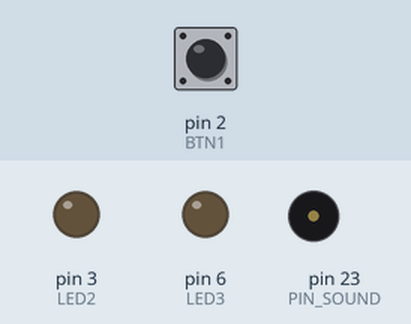
Simulated run of this sketch. Board: Arduino Mega 2560, built with avr-gcc and run on an emulated ATmega2560. Shown: output pins drawn as LEDs (lit = HIGH), buzzer (waves = sounding). Inputs (shaded band) come from the test bench; at power-on: pin 2 (BTN1) HIGH. Pins used as bus, display or sensor lines are not drawn.

Above: at 1.6 s.
1.7 s: pin 2 (BTN1) pulled LOW for 1 s
At 1.95 s:
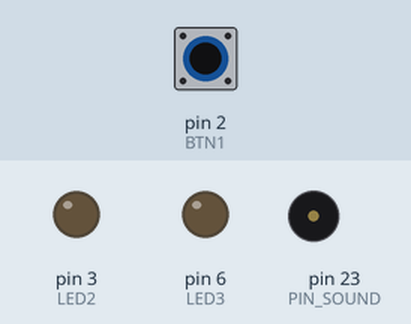
4.2 s: pin 2 (BTN1) pulled LOW for 3.2 s
At 4.4 s:
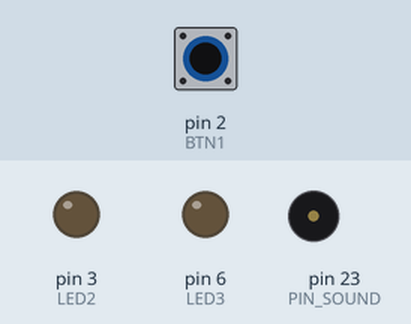
Timing chart, 0 to 8.9 s (numbered marks = the images above; inputs shaded):
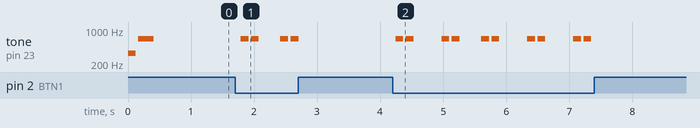

Measured:
- after the input at 1.7 s, tone on pin 23 (PIN_SOUND): plays 659 Hz for 0.13 s, 659 Hz for 0.13 s, 659 Hz for 0.13 s, 659 Hz for 0.13 s, starting after 0.09 s
- after the input at 4.2 s, tone on pin 23 (PIN_SOUND): plays 659 Hz for 0.13 s, 659 Hz for 0.13 s, 659 Hz for 0.13 s, 659 Hz for 0.13 s, 659 Hz for 0.13 s, 659 Hz for 0.13 s … (10 notes in this stretch), starting after 0.05 s

The sketch:

BlinkOnTouchInterrupts.ino
```cpp
#include "TimerOne.h"
#include "pitches.h"

const int LED1 = 0;
const int BTN1 = 2;

const int LED2 = 3;
const int BTN2 = 4;

const int LED3 = 6;
const int BTN3 = 7;

const int PIN_SOUND = 23;

// Debounce memory
volatile unsigned long last_millis_btn1 = 0;
volatile unsigned long last_millis_btn2 = 0;
volatile unsigned long last_millis_btn3 = 0;

// Debouncing time in milliseconds
const long DEBOUNCING_TIME = 700;

// Blink variables
const int BLINK_TIMES = 3;      // how often it should blink after a button
volatile int blink_pin = LED1;  // will be overwritten depending on the button
volatile int blink_cnt = 0;     // number of state changes since button

// Melodies
int melodyStart[] = { NOTE_E4, NOTE_E5 };
int noteDurationsStart[] = { 8, 4 };

int melodyButton[] = { NOTE_E5, NOTE_E5 };
int noteDurationsButton[] = { 8, 8 };

// Signal from interrupt to main loop for playing sounds
volatile int soundState = 0;

// the setup function runs once when you press reset or power the board
void setup() {
    Serial.begin(9600);

    // LED Output
    pinMode(LED1, OUTPUT);
    pinMode(LED2, OUTPUT);
    pinMode(LED3, OUTPUT);

    // BTN Input
    pinMode(BTN1, INPUT_PULLUP);
    pinMode(BTN2, INPUT_PULLUP);
    pinMode(BTN3, INPUT_PULLUP);

    // Timer for LED blinking
    Timer1.initialize(1000000);

    // Button interrupts
    attachInterrupt(digitalPinToInterrupt(BTN1), btn1, LOW);
    attachInterrupt(digitalPinToInterrupt(BTN2), btn2, LOW);
    attachInterrupt(digitalPinToInterrupt(BTN3), btn3, LOW);

    // Startup sound
    playSoundStart();
}

void btn1() {
    if (millis() - last_millis_btn1 >= DEBOUNCING_TIME) {
        blink(LED1);
        last_millis_btn1 = millis();
    }
}

void btn2() {
    if (millis() - last_millis_btn2 >= DEBOUNCING_TIME) {
        blink(LED2);
        last_millis_btn2 = millis();
    }
}

void btn3() {
    if (millis() - last_millis_btn3 >= DEBOUNCING_TIME) {
        blink(LED3);
        last_millis_btn3 = millis();
    }
}

// the loop function runs over and over again forever
void loop() {
    if (soundState == 1) {
        soundState = 0;
        playSoundButton();
    }
    delay(100);
    // Serial.println("foo");
    // delay(1000);
    // Serial.println("bar");
    // delay(1000);
}

void blink(int led_pin) {
    stopBlink();
    blink_pin = led_pin;
    blink_cnt = 0;
    Timer1.attachInterrupt(isrBlink);
    soundState = 1;
}

void stopBlink() {
    Timer1.detachInterrupt();
    digitalWrite(blink_pin, LOW);
}

void isrBlink() {
    blink_cnt++;
    digitalWrite(blink_pin, blink_cnt % 2 == 1 ? HIGH : LOW);
    if (blink_cnt == BLINK_TIMES * 2) {
        stopBlink();
    }
}

void playSound(int melody[], int durations[], int length) {
  // iterate over the notes of the melody:
  for (int thisNote = 0; thisNote < length; thisNote++) {

    // to calculate the note duration, take one second
    // divided by the note type.
    //e.g. quarter note = 1000 / 4, eighth note = 1000/8, etc.
    int noteDuration = 1000/durations[thisNote];
    tone(PIN_SOUND, melody[thisNote], noteDuration);

    // to distinguish the notes, set a minimum time between them.
    // the note's duration + 30% seems to work well:
    int pauseBetweenNotes = noteDuration * 1.30;
    delay(pauseBetweenNotes);
    // stop the tone playing:
    noTone(PIN_SOUND);

    if (soundState != 0) {
        // new playback should start. quit current.
        return;
    }
  }
}

void playSoundStart() {
    playSound(melodyStart, noteDurationsStart, 2);
}

void playSoundButton() {
    playSound(melodyButton, noteDurationsButton, 2);
}
```

pitches.h
```cpp
/*************************************************
 * Public Constants
 *************************************************/

#define NOTE_B0  31
#define NOTE_C1  33
#define NOTE_CS1 35
#define NOTE_D1  37
#define NOTE_DS1 39
#define NOTE_E1  41
#define NOTE_F1  44
#define NOTE_FS1 46
#define NOTE_G1  49
#define NOTE_GS1 52
#define NOTE_A1  55
#define NOTE_AS1 58
#define NOTE_B1  62
#define NOTE_C2  65
#define NOTE_CS2 69
#define NOTE_D2  73
#define NOTE_DS2 78
#define NOTE_E2  82
#define NOTE_F2  87
#define NOTE_FS2 93
#define NOTE_G2  98
#define NOTE_GS2 104
#define NOTE_A2  110
#define NOTE_AS2 117
#define NOTE_B2  123
#define NOTE_C3  131
#define NOTE_CS3 139
#define NOTE_D3  147
#define NOTE_DS3 156
#define NOTE_E3  165
#define NOTE_F3  175
#define NOTE_FS3 185
#define NOTE_G3  196
#define NOTE_GS3 208
#define NOTE_A3  220
#define NOTE_AS3 233
#define NOTE_B3  247
#define NOTE_C4  262
#define NOTE_CS4 277
#define NOTE_D4  294
#define NOTE_DS4 311
#define NOTE_E4  330
#define NOTE_F4  349
#define NOTE_FS4 370
#define NOTE_G4  392
#define NOTE_GS4 415
#define NOTE_A4  440
#define NOTE_AS4 466
#define NOTE_B4  494
#define NOTE_C5  523
#define NOTE_CS5 554
#define NOTE_D5  587
#define NOTE_DS5 622
#define NOTE_E5  659
#define NOTE_F5  698
#define NOTE_FS5 740
#define NOTE_G5  784
#define NOTE_GS5 831
#define NOTE_A5  880
#define NOTE_AS5 932
#define NOTE_B5  988
#define NOTE_C6  1047
#define NOTE_CS6 1109
#define NOTE_D6  1175
#define NOTE_DS6 1245
#define NOTE_E6  1319
#define NOTE_F6  1397
#define NOTE_FS6 1480
#define NOTE_G6  1568
#define NOTE_GS6 1661
#define NOTE_A6  1760
#define NOTE_AS6 1865
#define NOTE_B6  1976
#define NOTE_C7  2093
#define NOTE_CS7 2217
#define NOTE_D7  2349
#define NOTE_DS7 2489
#define NOTE_E7  2637
#define NOTE_F7  2794
#define NOTE_FS7 2960
#define NOTE_G7  3136
#define NOTE_GS7 3322
#define NOTE_A7  3520
#define NOTE_AS7 3729
#define NOTE_B7  3951
#define NOTE_C8  4186
#define NOTE_CS8 4435
#define NOTE_D8  4699
#define NOTE_DS8 4978
```
